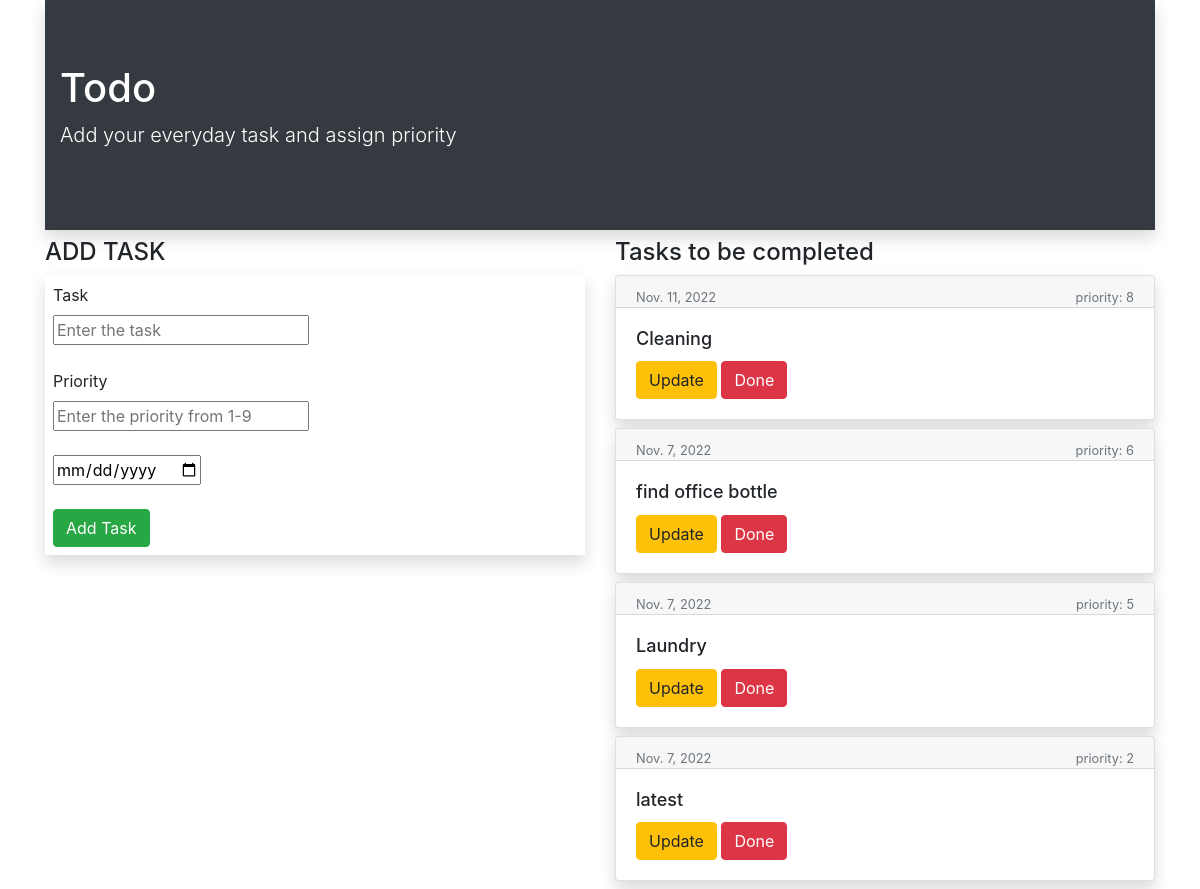
Before: / with the older database file.
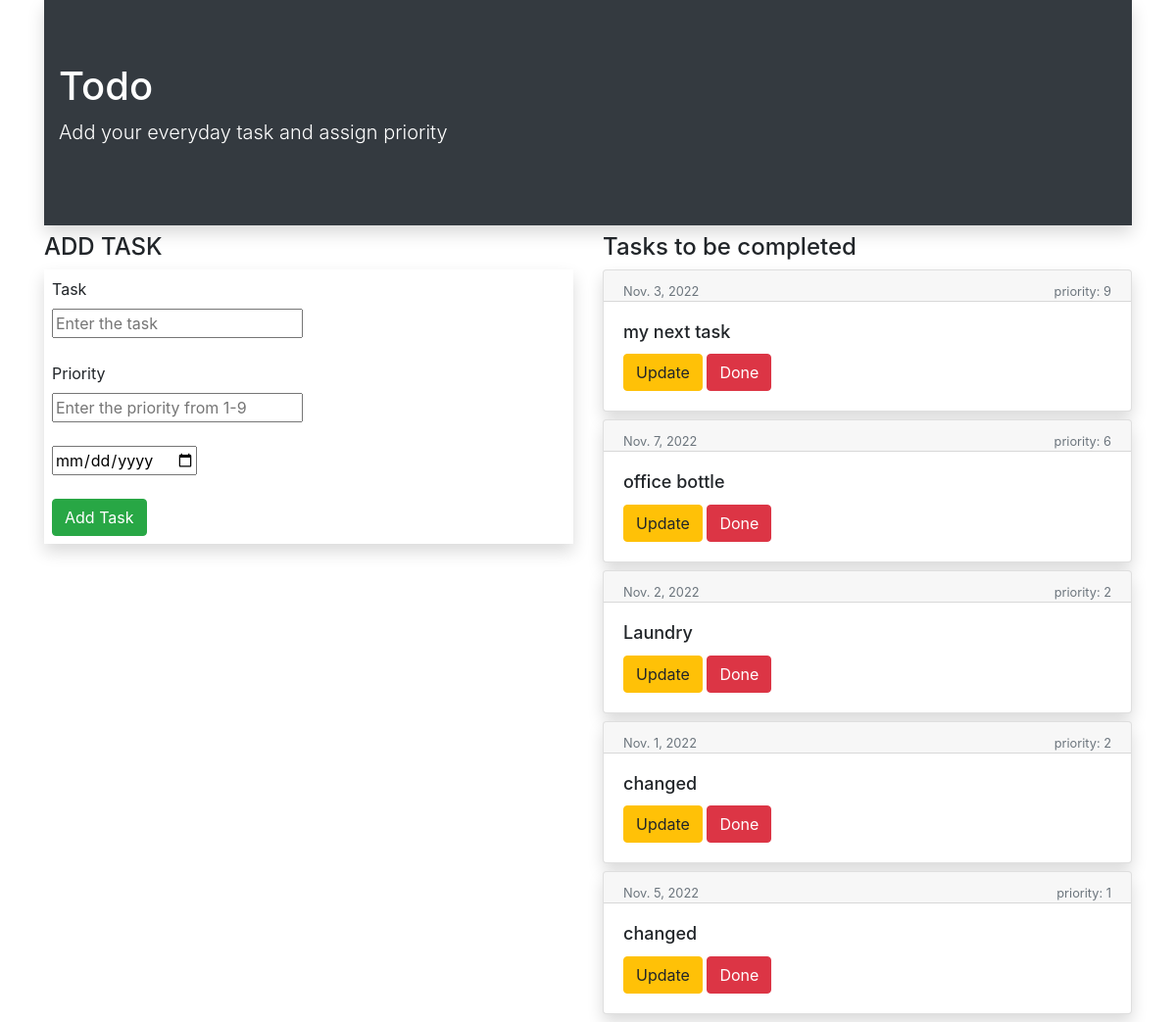
After: the same page with the newer database file.
### todoapp/models.py (models this page shows, shortened)
class Task(models.Model):
    text=models.CharField(max_length=500)
    priority=models.IntegerField()
    date=models.DateField(default=datetime.date.today)

### todoapp/views.py (the view, shortened to what this page needs)
# urls.py: path("",index,name="index"),
def index(request):
    task_list=Task.objects.all().order_by('-priority').values #sorted according to descending priority
    return render(request,'todoapp/index.html',{'tasks':task_list})

### templates/todoapp/index.html (shortened to what this page needs)
{% extends 'todoapp/base.html' %}
{% block body %}
<div class="container">
    <div class="row">
        <div class="col-md-12">
            <div class="jumbotron jumbotron-fluid bg-dark text-white mb-2 shadow">
                <div class="container">
                    <div class="banner">
                        <div class="banner-text">
                            <h1>Todo</h1>
                            <p class="lead">Add your everyday task and assign priority</p>
                        </div>
                    </div>
                </div>
            </div>
        </div>
    </div>
    <div class="row">
        <div class="col-sm-6">
            <h4> ADD TASK</h4>
            <form method="POST" class="shadow p-2">
                    <fieldset class="control-group">
                        <label class="control-label" for="text">Task</label>
                        <div class="controls">
                            <input type="text" class="xlarge" name="text" id="text" placeholder="Enter the task">
                        </div><br>
                        <label class="control-label" for="priority">Priority</label>
                        <div class="controls">
                            <input type="text" class="xlarge" name="priority" id="priority" placeholder="Enter the priority from 1-9">
                        </div><br>
                        <div class="controls">
                            <input type="date" class="xlarge" name="date" id="date">
                        </div><br>
                        <div class="controls">
                            <input type="submit" class="xlarge btn btn-success" name="add" id="add" value="Add Task">
                        </div>
                    </fieldset>
            </form>
        </div>
        <div class="col-sm-6">
            <h4>Tasks to be completed</h4>
            {% for task in tasks %}
            <div class="card shadow bg-white rounded mb-2 " >
                <div class="card-header text-muted small d-flex justify-content-between" style="height:2rem">
                    <div>
                        {{task.date}}
                    </div>
                    <div>
                        priority: {{task.priority}}
                    </div>
                </div>
                <div class="card-body">
                    <h1 class="card-title" style="font-size:18px">{{task.text}}</h1>
                    <a class="btn btn-warning" href="{% url 'todoapp:update' task.id %}">Update</a>
                    <a class="btn btn-danger" href="{% url 'todoapp:delete' task.id %}">Done</a>
                </div>
            </div>
            {% endfor %}
        </div>
    </div>
</div>
{% endblock %}

### templates/todoapp/base.html (shortened to what this page needs)
{% load static %}
<!DOCTYPE html>
<html lang="en">
<head>
    <link rel="stylesheet" href="https://cdn.jsdelivr.net/npm/bootstrap@4.1.3/dist/css/bootstrap.min.css">
    <link rel="stylesheet" href="{% static 'todoapp/style.css'%}">
</head>
<body>
    {% block body %}
    {% endblock %}
</body>
</html>

Changed rows visible on the page:
removed Task: date "Nov. 11, 2022", priority "8", text "Cleaning"
removed Task: date "Nov. 7, 2022", priority "5", text "Laundry"
removed Task: date "Nov. 7, 2022", priority "2", text "latest"
added Task: date "Nov. 3, 2022", priority "9", text "my next task"
changed Task: text "find office bottle" → "office bottle"
added Task: date "Nov. 2, 2022", priority "2", text "Laundry"
added Task: date "Nov. 1, 2022", priority "2", text "changed"
added Task: date "Nov. 5, 2022", priority "1", text "changed"
